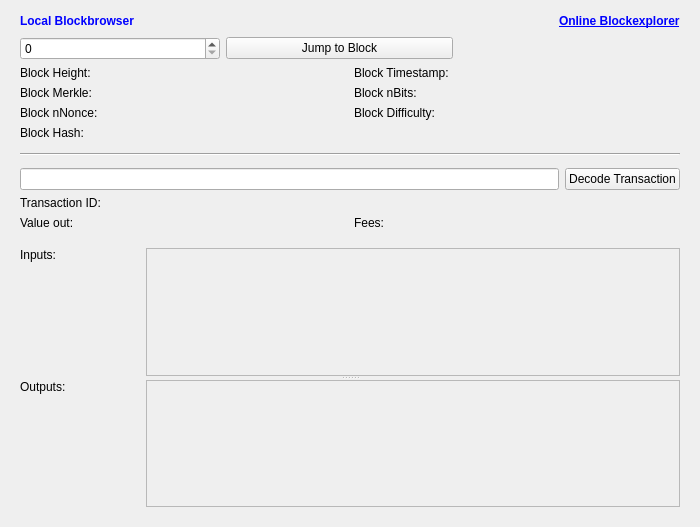
<?xml version="1.0" encoding="UTF-8"?>
<ui version="4.0">
 <class>BlockBrowser</class>
 <widget class="QWidget" name="BlockBrowser">
  <property name="windowModality">
   <enum>Qt::NonModal</enum>
  </property>
  <property name="enabled">
   <bool>true</bool>
  </property>
  <property name="geometry">
   <rect>
    <x>0</x>
    <y>0</y>
    <width>700</width>
    <height>527</height>
   </rect>
  </property>
  <property name="sizePolicy">
   <sizepolicy hsizetype="Expanding" vsizetype="Expanding">
    <horstretch>0</horstretch>
    <verstretch>0</verstretch>
   </sizepolicy>
  </property>
  <property name="minimumSize">
   <size>
    <width>700</width>
    <height>527</height>
   </size>
  </property>
  <property name="acceptDrops">
   <bool>false</bool>
  </property>
  <property name="windowTitle">
   <string>Form</string>
  </property>
  <layout class="QVBoxLayout" name="verticalLayout">
   <property name="sizeConstraint">
    <enum>QLayout::SetMaximumSize</enum>
   </property>
   <item>
    <widget class="QWidget" name="widget" native="true">
     <property name="sizePolicy">
      <sizepolicy hsizetype="Expanding" vsizetype="Expanding">
       <horstretch>0</horstretch>
       <verstretch>0</verstretch>
      </sizepolicy>
     </property>
     <layout class="QVBoxLayout" name="verticalLayout_4">
      <property name="topMargin">
       <number>0</number>
      </property>
      <item>
       <layout class="QHBoxLayout" name="horizontalLayout_4">
        <property name="spacing">
         <number>7</number>
        </property>
        <item>
         <widget class="QLabel" name="label_5">
          <property name="font">
           <font>
            <weight>75</weight>
            <bold>true</bold>
           </font>
          </property>
          <property name="styleSheet">
           <string notr="true">QLabel { color: blue; }</string>
          </property>
          <property name="text">
           <string>Local Blockbrowser</string>
          </property>
         </widget>
        </item>
        <item>
         <spacer name="horizontalSpacer_2">
          <property name="orientation">
           <enum>Qt::Horizontal</enum>
          </property>
          <property name="sizeHint" stdset="0">
           <size>
            <width>40</width>
            <height>20</height>
           </size>
          </property>
         </spacer>
        </item>
        <item>
         <widget class="QLabel" name="label">
          <property name="font">
           <font>
            <weight>75</weight>
            <bold>true</bold>
           </font>
          </property>
          <property name="text">
           <string> &lt;a href=&quot;http://chain.digitalmoneybits.org/&quot;&gt;Online Blockexplorer&lt;/a&gt;</string>
          </property>
          <property name="openExternalLinks">
           <bool>true</bool>
          </property>
         </widget>
        </item>
       </layout>
      </item>
      <item>
       <layout class="QHBoxLayout" name="horizontalLayout_2">
        <item>
         <widget class="QSpinBox" name="heightBox">
          <property name="minimumSize">
           <size>
            <width>200</width>
            <height>0</height>
           </size>
          </property>
          <property name="baseSize">
           <size>
            <width>200</width>
            <height>0</height>
           </size>
          </property>
          <property name="maximum">
           <number>99999999</number>
          </property>
         </widget>
        </item>
        <item>
         <widget class="QPushButton" name="blockButton">
          <property name="sizePolicy">
           <sizepolicy hsizetype="Expanding" vsizetype="Fixed">
            <horstretch>0</horstretch>
            <verstretch>0</verstretch>
           </sizepolicy>
          </property>
          <property name="text">
           <string>Jump to Block</string>
          </property>
         </widget>
        </item>
        <item>
         <spacer name="horizontalSpacer">
          <property name="orientation">
           <enum>Qt::Horizontal</enum>
          </property>
          <property name="sizeHint" stdset="0">
           <size>
            <width>40</width>
            <height>20</height>
           </size>
          </property>
         </spacer>
        </item>
       </layout>
      </item>
      <item>
       <layout class="QGridLayout" name="gridLayout_3">
        <property name="horizontalSpacing">
         <number>7</number>
        </property>
        <item row="3" column="3">
         <widget class="QLabel" name="timeBox">
          <property name="text">
           <string/>
          </property>
          <property name="textInteractionFlags">
           <set>Qt::LinksAccessibleByMouse|Qt::TextSelectableByMouse</set>
          </property>
         </widget>
        </item>
        <item row="7" column="1">
         <widget class="QLabel" name="nonceBox">
          <property name="text">
           <string/>
          </property>
          <property name="textInteractionFlags">
           <set>Qt::LinksAccessibleByMouse|Qt::TextSelectableByMouse</set>
          </property>
         </widget>
        </item>
        <item row="6" column="1">
         <widget class="QLabel" name="merkleBox">
          <property name="minimumSize">
           <size>
            <width>187</width>
            <height>0</height>
           </size>
          </property>
          <property name="text">
           <string/>
          </property>
          <property name="textInteractionFlags">
           <set>Qt::LinksAccessibleByMouse|Qt::TextSelectableByMouse</set>
          </property>
         </widget>
        </item>
        <item row="6" column="0">
         <widget class="QLabel" name="merkleLabel">
          <property name="text">
           <string>Block Merkle:</string>
          </property>
         </widget>
        </item>
        <item row="3" column="0">
         <widget class="QLabel" name="heightLabel_2">
          <property name="minimumSize">
           <size>
            <width>120</width>
            <height>0</height>
           </size>
          </property>
          <property name="maximumSize">
           <size>
            <width>120</width>
            <height>16777215</height>
           </size>
          </property>
          <property name="baseSize">
           <size>
            <width>120</width>
            <height>0</height>
           </size>
          </property>
          <property name="text">
           <string>Block Height:</string>
          </property>
         </widget>
        </item>
        <item row="3" column="1">
         <widget class="QLabel" name="heightLabel">
          <property name="text">
           <string/>
          </property>
          <property name="textInteractionFlags">
           <set>Qt::LinksAccessibleByMouse|Qt::TextSelectableByMouse</set>
          </property>
         </widget>
        </item>
        <item row="7" column="0">
         <widget class="QLabel" name="nonceLabel">
          <property name="text">
           <string>Block nNonce:</string>
          </property>
         </widget>
        </item>
        <item row="3" column="2">
         <widget class="QLabel" name="timeLabel">
          <property name="minimumSize">
           <size>
            <width>120</width>
            <height>0</height>
           </size>
          </property>
          <property name="maximumSize">
           <size>
            <width>120</width>
            <height>16777215</height>
           </size>
          </property>
          <property name="text">
           <string>Block Timestamp:</string>
          </property>
         </widget>
        </item>
        <item row="6" column="2">
         <widget class="QLabel" name="bitsLabel">
          <property name="text">
           <string>Block nBits:</string>
          </property>
         </widget>
        </item>
        <item row="7" column="2">
         <widget class="QLabel" name="hardLabel">
          <property name="text">
           <string>Block Difficulty:</string>
          </property>
         </widget>
        </item>
        <item row="6" column="3">
         <widget class="QLabel" name="bitsBox">
          <property name="text">
           <string/>
          </property>
          <property name="textInteractionFlags">
           <set>Qt::LinksAccessibleByMouse|Qt::TextSelectableByMouse</set>
          </property>
         </widget>
        </item>
        <item row="7" column="3">
         <widget class="QLabel" name="hardBox">
          <property name="text">
           <string/>
          </property>
          <property name="textInteractionFlags">
           <set>Qt::LinksAccessibleByMouse|Qt::TextSelectableByMouse</set>
          </property>
         </widget>
        </item>
        <item row="9" column="0">
         <widget class="QLabel" name="hashLabel">
          <property name="text">
           <string>Block Hash:</string>
          </property>
         </widget>
        </item>
        <item row="9" column="1" colspan="3">
         <widget class="QLabel" name="hashBox">
          <property name="enabled">
           <bool>true</bool>
          </property>
          <property name="sizePolicy">
           <sizepolicy hsizetype="Preferred" vsizetype="Preferred">
            <horstretch>0</horstretch>
            <verstretch>0</verstretch>
           </sizepolicy>
          </property>
          <property name="minimumSize">
           <size>
            <width>0</width>
            <height>0</height>
           </size>
          </property>
          <property name="text">
           <string/>
          </property>
          <property name="textInteractionFlags">
           <set>Qt::LinksAccessibleByMouse|Qt::TextSelectableByMouse</set>
          </property>
         </widget>
        </item>
       </layout>
      </item>
      <item>
       <widget class="Line" name="line">
        <property name="minimumSize">
         <size>
          <width>0</width>
          <height>16</height>
         </size>
        </property>
        <property name="orientation">
         <enum>Qt::Horizontal</enum>
        </property>
       </widget>
      </item>
      <item>
       <layout class="QHBoxLayout" name="horizontalLayout">
        <item>
         <widget class="QLineEdit" name="txBox">
          <property name="sizePolicy">
           <sizepolicy hsizetype="Expanding" vsizetype="Fixed">
            <horstretch>0</horstretch>
            <verstretch>0</verstretch>
           </sizepolicy>
          </property>
          <property name="inputMask">
           <string comment="Transaction id" extracomment="Transaction id"/>
          </property>
          <property name="placeholderText">
           <string comment="Transaction ID" extracomment="Transaction ID"/>
          </property>
         </widget>
        </item>
        <item>
         <widget class="QPushButton" name="txButton">
          <property name="text">
           <string>Decode Transaction</string>
          </property>
         </widget>
        </item>
       </layout>
      </item>
      <item>
       <layout class="QGridLayout" name="gridLayout_2">
        <property name="bottomMargin">
         <number>12</number>
        </property>
        <property name="horizontalSpacing">
         <number>7</number>
        </property>
        <item row="1" column="1">
         <widget class="QLabel" name="valueBox">
          <property name="text">
           <string/>
          </property>
          <property name="textInteractionFlags">
           <set>Qt::LinksAccessibleByMouse|Qt::TextSelectableByMouse</set>
          </property>
         </widget>
        </item>
        <item row="1" column="0">
         <widget class="QLabel" name="valueLabel">
          <property name="text">
           <string>Value out:</string>
          </property>
         </widget>
        </item>
        <item row="1" column="2">
         <widget class="QLabel" name="feesLabel">
          <property name="minimumSize">
           <size>
            <width>120</width>
            <height>0</height>
           </size>
          </property>
          <property name="maximumSize">
           <size>
            <width>120</width>
            <height>16777215</height>
           </size>
          </property>
          <property name="text">
           <string>Fees:</string>
          </property>
         </widget>
        </item>
        <item row="0" column="0">
         <widget class="QLabel" name="txLabel">
          <property name="minimumSize">
           <size>
            <width>120</width>
            <height>0</height>
           </size>
          </property>
          <property name="maximumSize">
           <size>
            <width>120</width>
            <height>16777215</height>
           </size>
          </property>
          <property name="baseSize">
           <size>
            <width>120</width>
            <height>0</height>
           </size>
          </property>
          <property name="text">
           <string>Transaction ID:</string>
          </property>
         </widget>
        </item>
        <item row="1" column="3">
         <widget class="QLabel" name="feesBox">
          <property name="text">
           <string/>
          </property>
          <property name="textInteractionFlags">
           <set>Qt::LinksAccessibleByMouse|Qt::TextSelectableByMouse</set>
          </property>
         </widget>
        </item>
        <item row="0" column="1" colspan="3">
         <widget class="QLabel" name="txID">
          <property name="text">
           <string/>
          </property>
          <property name="textInteractionFlags">
           <set>Qt::LinksAccessibleByMouse|Qt::TextSelectableByMouse</set>
          </property>
         </widget>
        </item>
       </layout>
      </item>
      <item>
       <widget class="QSplitter" name="splitter">
        <property name="sizePolicy">
         <sizepolicy hsizetype="Preferred" vsizetype="MinimumExpanding">
          <horstretch>0</horstretch>
          <verstretch>0</verstretch>
         </sizepolicy>
        </property>
        <property name="orientation">
         <enum>Qt::Vertical</enum>
        </property>
        <property name="childrenCollapsible">
         <bool>false</bool>
        </property>
        <widget class="QWidget" name="layoutWidget">
         <layout class="QGridLayout" name="gridLayout_4">
          <item row="4" column="1">
           <widget class="QScrollArea" name="scrollArea_2">
            <property name="widgetResizable">
             <bool>true</bool>
            </property>
            <widget class="QWidget" name="scrollAreaWidgetContents_3">
             <property name="geometry">
              <rect>
               <x>0</x>
               <y>0</y>
               <width>534</width>
               <height>109</height>
              </rect>
             </property>
             <layout class="QVBoxLayout" name="verticalLayout_3">
              <item>
               <widget class="QLabel" name="inputBox">
                <property name="sizePolicy">
                 <sizepolicy hsizetype="Expanding" vsizetype="Preferred">
                  <horstretch>0</horstretch>
                  <verstretch>0</verstretch>
                 </sizepolicy>
                </property>
                <property name="text">
                 <string/>
                </property>
                <property name="alignment">
                 <set>Qt::AlignLeading|Qt::AlignLeft|Qt::AlignTop</set>
                </property>
                <property name="textInteractionFlags">
                 <set>Qt::LinksAccessibleByMouse|Qt::TextSelectableByMouse</set>
                </property>
               </widget>
              </item>
             </layout>
            </widget>
           </widget>
          </item>
          <item row="4" column="0">
           <widget class="QLabel" name="inputLabel">
            <property name="minimumSize">
             <size>
              <width>120</width>
              <height>0</height>
             </size>
            </property>
            <property name="text">
             <string>Inputs:</string>
            </property>
            <property name="alignment">
             <set>Qt::AlignLeading|Qt::AlignLeft|Qt::AlignTop</set>
            </property>
           </widget>
          </item>
         </layout>
        </widget>
        <widget class="QWidget" name="gridLayoutWidget">
         <layout class="QGridLayout" name="gridLayout">
          <item row="0" column="0">
           <widget class="QLabel" name="outputLabel">
            <property name="minimumSize">
             <size>
              <width>120</width>
              <height>0</height>
             </size>
            </property>
            <property name="maximumSize">
             <size>
              <width>120</width>
              <height>16777215</height>
             </size>
            </property>
            <property name="baseSize">
             <size>
              <width>120</width>
              <height>0</height>
             </size>
            </property>
            <property name="text">
             <string>Outputs:</string>
            </property>
            <property name="alignment">
             <set>Qt::AlignLeading|Qt::AlignLeft|Qt::AlignTop</set>
            </property>
           </widget>
          </item>
          <item row="0" column="1">
           <widget class="QScrollArea" name="scrollArea">
            <property name="widgetResizable">
             <bool>true</bool>
            </property>
            <widget class="QWidget" name="scrollAreaWidgetContents_2">
             <property name="geometry">
              <rect>
               <x>0</x>
               <y>0</y>
               <width>534</width>
               <height>109</height>
              </rect>
             </property>
             <layout class="QVBoxLayout" name="verticalLayout_2">
              <item>
               <widget class="QLabel" name="outputBox">
                <property name="sizePolicy">
                 <sizepolicy hsizetype="Expanding" vsizetype="Preferred">
                  <horstretch>0</horstretch>
                  <verstretch>0</verstretch>
                 </sizepolicy>
                </property>
                <property name="text">
                 <string/>
                </property>
                <property name="alignment">
                 <set>Qt::AlignLeading|Qt::AlignLeft|Qt::AlignTop</set>
                </property>
                <property name="textInteractionFlags">
                 <set>Qt::LinksAccessibleByMouse|Qt::TextSelectableByMouse</set>
                </property>
               </widget>
              </item>
             </layout>
            </widget>
           </widget>
          </item>
         </layout>
        </widget>
       </widget>
      </item>
     </layout>
    </widget>
   </item>
  </layout>
 </widget>
 <resources/>
 <connections>
  <connection>
   <sender>heightBox</sender>
   <signal>editingFinished()</signal>
   <receiver>blockButton</receiver>
   <slot>click()</slot>
   <hints>
    <hint type="sourcelabel">
     <x>118</x>
     <y>50</y>
    </hint>
    <hint type="destinationlabel">
     <x>452</x>
     <y>50</y>
    </hint>
   </hints>
  </connection>
  <connection>
   <sender>txBox</sender>
   <signal>returnPressed()</signal>
   <receiver>txButton</receiver>
   <slot>click()</slot>
   <hints>
    <hint type="sourcelabel">
     <x>275</x>
     <y>263</y>
    </hint>
    <hint type="destinationlabel">
     <x>609</x>
     <y>263</y>
    </hint>
   </hints>
  </connection>
 </connections>
</ui>
